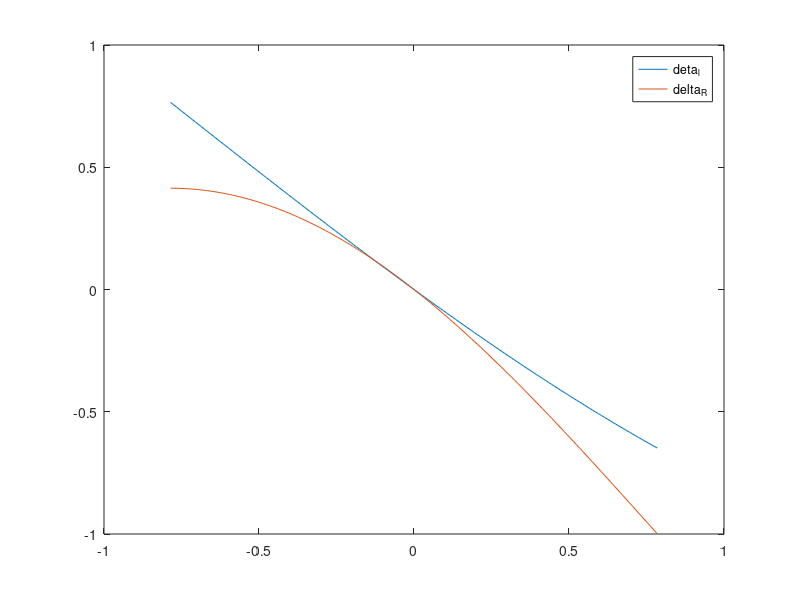

Recreate this plot in MATLAB.
clc;
close all;
clear all;


theta_0 = 0;
theta_1 = [-pi/4:0.01:pi/4];
k = 1;
R_0 = (2^0.5)* k * (1 - cos((pi/4) + theta_0));
R_1 = (2^0.5)* k * (1 - cos((pi/4) + theta_1));


l_0 = 2 * k * sin(( (pi/4) + theta_0)/2);
l_1 = 2 * k * sin(( (pi/4) + theta_1)/2);

delta_l = l_0 - l_1;

delta_R = R_0 - R_1;


plot(theta_1, delta_l);
hold on;

plot(theta_1, delta_R);

legend("deta_l","delta_R");
